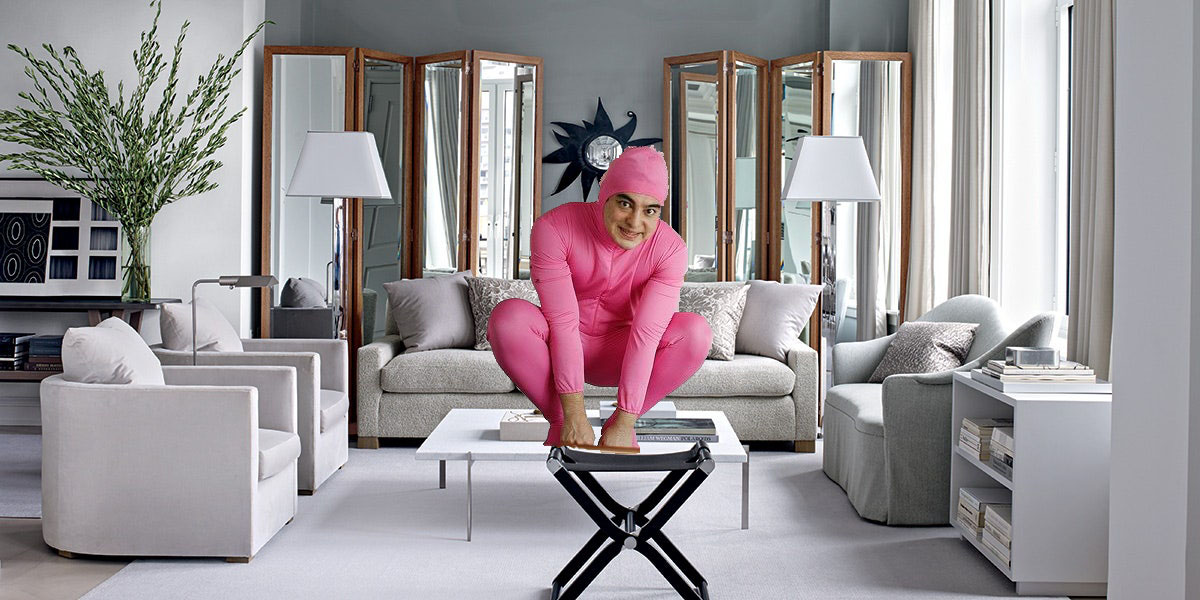
#> input picture resource/fg_test.jpg, 1200 x 600 px
$ python colour_select_img.py
#> lines starting #> are read from the running program, lines starting #| are printed output that depends on the picture; after the words box and inside, x2 and y2 are one past the last pixel; in counts of white or black regions, pixels touching at a corner belong together
import cv2 as cv2
import numpy as np

def nothing(x):
    pass

cv2.namedWindow('image')

cv2.createTrackbar('lh', 'image', 0, 179, nothing)
#> slider 'lh' is set to 35
cv2.createTrackbar('ls', 'image', 0, 255, nothing)
#> slider 'ls' is set to 51
cv2.createTrackbar('lv', 'image', 0, 255, nothing)
#> slider 'lv' is set to 51

cv2.createTrackbar('uh', 'image', 0, 179, nothing)
#> slider 'uh' is set to 179
cv2.createTrackbar('us', 'image', 0, 255, nothing)
#> slider 'us' is set to 255
cv2.createTrackbar('uv', 'image', 0, 255, nothing)
#> slider 'uv' is set to 255

while(True):

    # Take each frame
    img = cv2.imread('../resource/fg_test.jpg')
#> img is the input picture: shape (600, 1200, 3); mean B, G, R 149.3, 146.1, 152.8

    # Convert BGR to HSV
    hsv = cv2.cvtColor(img, cv2.COLOR_BGR2HSV)
#> hsv: shape (600, 1200, 3); mean H, S, V 95.2, 34.5, 157.9

    # Get trackbar positions
    lh = cv2.getTrackbarPos('lh', 'image')
    ls = cv2.getTrackbarPos('ls', 'image')
    lv = cv2.getTrackbarPos('lv', 'image')

    uh = cv2.getTrackbarPos('uh', 'image')
    us = cv2.getTrackbarPos('us', 'image')
    uv = cv2.getTrackbarPos('uv', 'image')

    # define range of blue color in HSV
    lower_colour = np.array([lh, ls, lv])
    upper_colour = np.array([uh, us, uv])

    # Threshold the HSV image to get only blue colors
    mask = cv2.inRange(hsv, lower_colour, upper_colour)
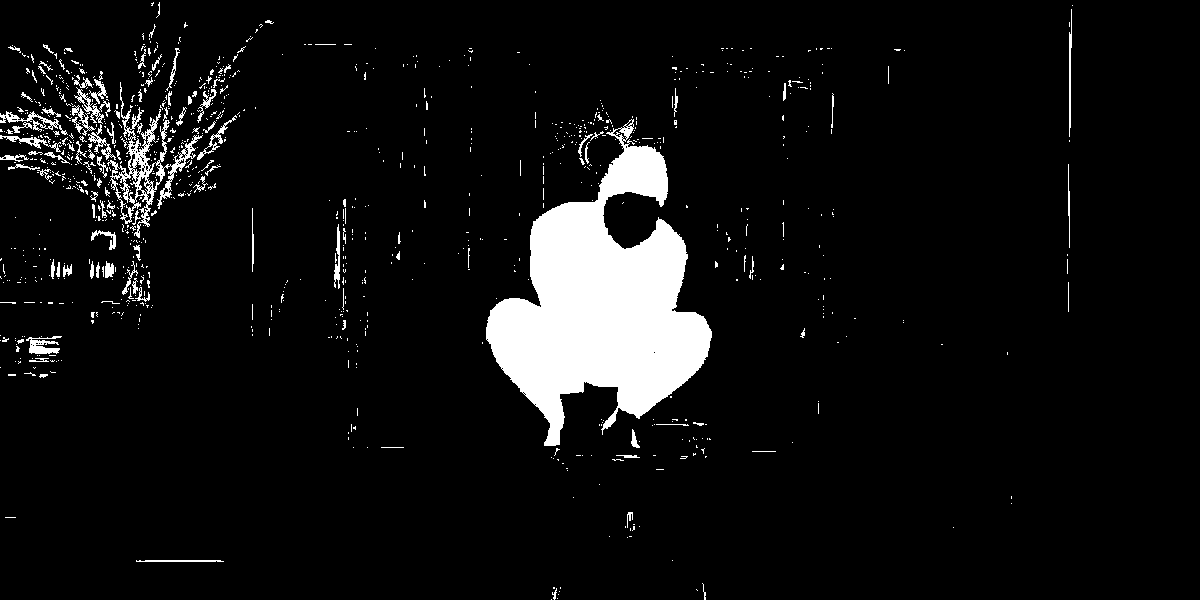
#> mask: shape (600, 1200); 6.7% white; 1011 white regions (898 under 20 px), largest, box (x1, y1, x2, y2) and area: (486, 119, 712, 446) 35415, (107, 82, 203, 238) 2647, (72, 87, 104, 136) 431
    inv = cv2.bitwise_not(mask)

    # Bitwise-AND mask and original image
    res = cv2.bitwise_and(img,img, mask= mask)
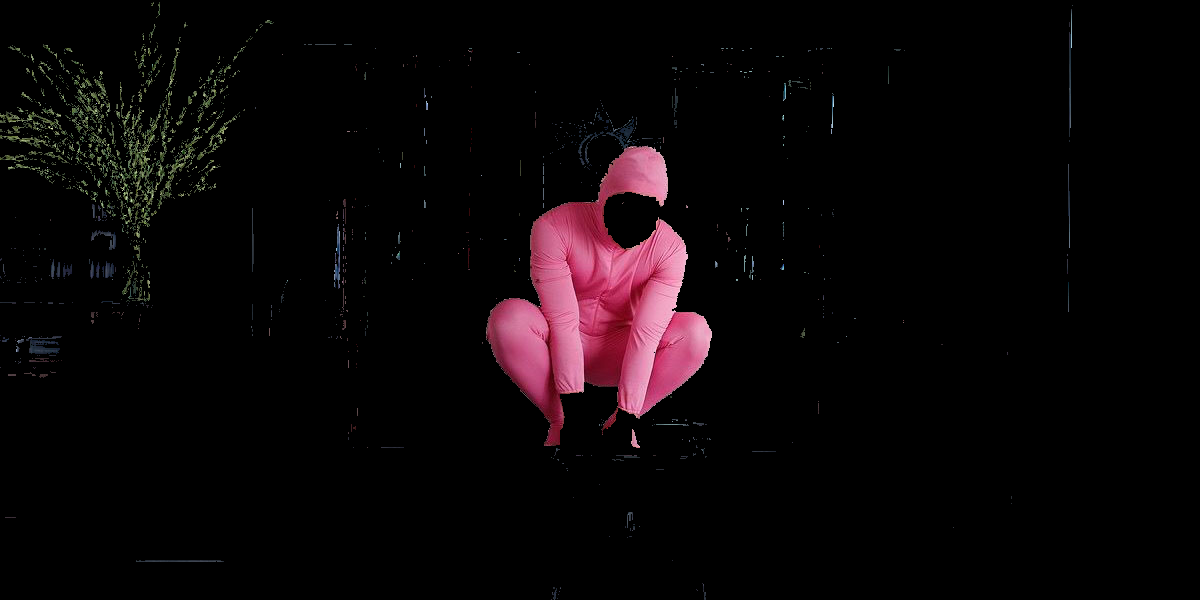
#> res: shape (600, 1200, 3); mean B, G, R 7.1, 5.6, 10.6

    cv2.imshow('image', mask)
    cv2.imshow('res', res)
    cv2.imshow('inv', inv)

    if cv2.waitKey(20) & 0xFF == ord('q'):
#> (key q is pressed here)
        break


cv2.destroyAllWindows()
